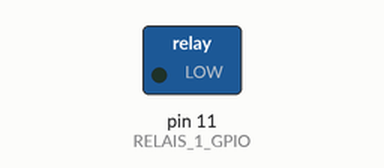
This program was run on a simulated Raspberry Pi (header pin numbers). Parts: switched loads named in the program (green lamp = pin HIGH). At 20.0 s the program stops and its outputs stay as they are.

Above: at 0.1 s.
At 10.1 s:
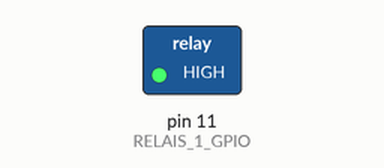
Timing chart, 0 to 21.5 s (numbered marks = the images above):
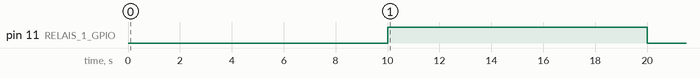

The program:

relay.py
```python
#!/usr/bin/env python3

import RPi.GPIO as GPIO
import time, os


GPIO.setmode(GPIO.BOARD)

RELAIS_1_GPIO = 11
GPIO.setup(RELAIS_1_GPIO, GPIO.OUT) # GPIO Assign mode
GPIO.output(RELAIS_1_GPIO, GPIO.LOW) # out
time.sleep(10)
GPIO.output(RELAIS_1_GPIO, GPIO.HIGH) # on
time.sleep(10)
GPIO.output(RELAIS_1_GPIO, GPIO.LOW) # out
```

Measured:
- by itself, pin 11 (RELAIS_1_GPIO): LOW → HIGH at 10.0 s, → LOW 10.0 s later
